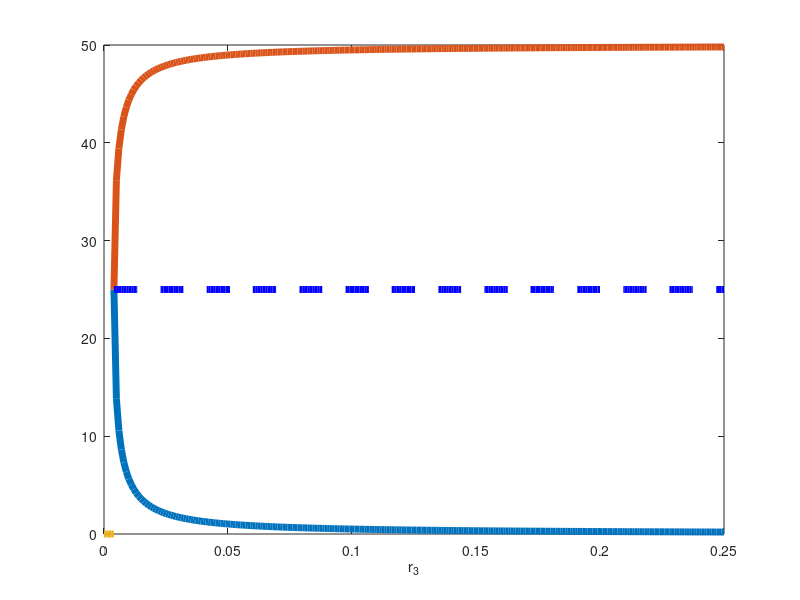

The MATLAB script that drew this image:
%This code is deisgned to plot the bifurcation diagram for the
%determinsitic version of the system.
% question 6, coursework 2017
%Candidate number: 19819

close all
clear all

%Define the rate at which particles switch from one state to the other
%spontaneously
r1=2.5;

r2=2;

% Define the range over which we will allow $r_3$ to vary to the left of
% the bifurcation point
r3_left=0:0.001:(16*r1/(10000));
% Define the range over which we will allow $r_3$ to vary to the right of
% the bifurcation point
r3_right=(16*r1/(10000)):0.001:0.25;

%For these value of r_3 (either side of the bifurcation point) define the values of the steady state

z_plus=(-100.*r3_right + sqrt(10000*(r3_right.^2)-16.*r3_right*r1))./(-4.*r3_right);

z_minus=(-100.*r3_right - sqrt(10000*(r3_right.^2)-16.*r3_right*r1))./(-4.*r3_right);

z0_stab=zeros(1,length(r3_left));

z0_unstab=ones(1,length(r3_right)).*25;
%plot the steady states with their appropriate stability
plot(r3_right,z_plus,'linewidth',5)
hold on
plot(r3_right,z_minus,'linewidth',5)
plot(r3_left,z0_stab,'linewidth',5)
plot(r3_right,z0_unstab,'b--','linewidth',5)
%Define the xlabel
xlabel('r_3')

%save the figure
% exportfig(gcf,...
%         ['model_bifurcation_diagram.eps'],...
%         'Format','eps2',...
%         'Width','20',...
%         'Color','cmyk',...
%         'Resolution',300,...
%         'FontMode','fixed',...
%         'FontSize',21);
%     %             'LineWidth',6);
%     %Save as a .fig as well
%     saveas(gcf,['model_bifurcation_diagram.fig'],'fig');

